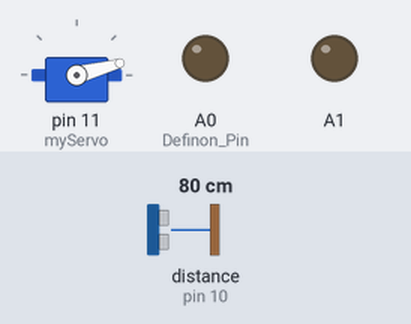
The sketch below on a simulated Arduino Uno, built with avr-gcc and run on an emulated ATmega328P. Parts: servo, output pins drawn as LEDs (lit = HIGH). Wiring (inferred from the names in the program): ultrasonic range finder: trigger pin 9; echo pin 10. The inputs (shaded band) are chosen by the test bench; at power-on: distance to the obstacle (sensor on pin 10) 80 cm. The echo pulse lasts 58.3 µs per cm; pins used as bus, display or sensor lines are not drawn; what the sketch prints to the serial monitor is not drawn.

Above: at 0.01 s.
1.3 s: distance to the obstacle (sensor on pin 10) set to 2 cm
At 2.2 s:
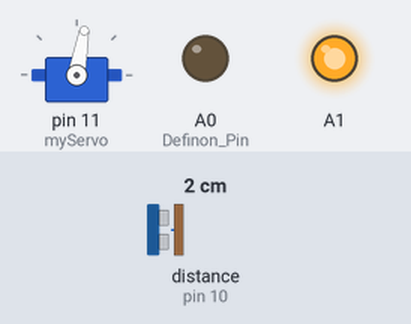
4.3 s: distance to the obstacle (sensor on pin 10) set to 24 cm
7.3 s: distance to the obstacle (sensor on pin 10) set to 29 cm
At 7.8 s:
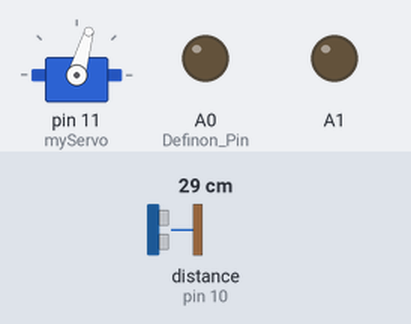
10.3 s: distance to the obstacle (sensor on pin 10) set to 9 cm
At 11.0 s:
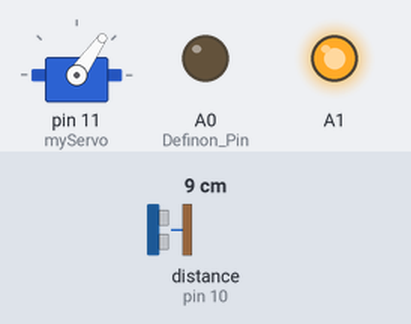
13.3 s: distance to the obstacle (sensor on pin 10) set to 35 cm
At 14.53 s:
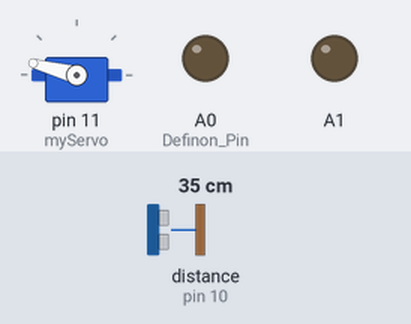
16.3 s: distance to the obstacle (sensor on pin 10) set to 4 cm
At 16.8 s:
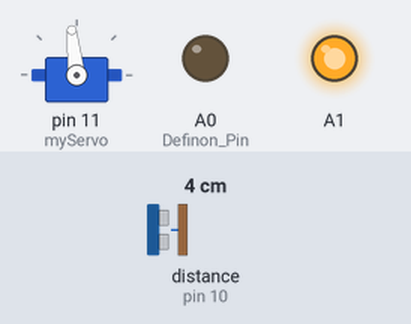
Timing chart, 0 to 20.3 s (numbered marks = the images above; inputs shaded):
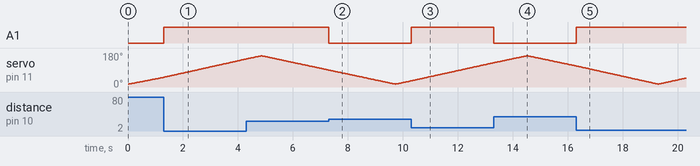

The sketch:

Radar_RTOS.ino
```cpp
#include <Servo.h> //E therret librarine e Servo

const int trigPin = 9;// Pin'i Trigg per senzorin US HC-SR04
const int echoPin = 10;// Pin'i Echo  per senzorin US HC-SR04

long Kohezgjatja;// Variabla per ruajtjen e kohezgjatjes
int Distanca;// Variabla per ruajtjen e Distancas

Servo myServo; // Krijon objektin per kontrollimin e Servo

void setup() {
  pinMode(trigPin, OUTPUT); // Definon Pin'in Trigg si dales
  pinMode(echoPin, INPUT); // Definon Pin'in Echo si hyres
  pinMode(A0, OUTPUT); // Definon Pin'in e Armeve si dales

  Serial.begin(9600);
  myServo.attach(11); // Definon Pin'in ku eshte lidhur Servo
}
void loop() {
  // Rotullon Servon prej 15 Shkalle deri ne 165 Shkalle
  for(int i=15;i<=165;i++){
  myServo.write(i);
  delay(30);
  Distanca = LlogaritDistancen();// Therret funksionin i cili do ta kalkuloje Distancan e pranuar nga senzori

  Serial.print(i); // Dergon shkallen e detektuar nga senzori per tu vizualizuar
  Serial.print(","); // Dergon nje simbol qe ti tregoje Processing se Shkalla u pranua dhe pregaditu per vleren tjeter
  Serial.print(Distanca); // Dergon Distancan e detektuar nga senzori per tu vizualizuar
  Serial.print("."); // Dergon nje simbol qe ti tregoje Processing se Distaca u pranua dhe nuk ka vlere tjeter qe duhet pranuar
  if ( Distanca<25 && Distanca> 0 ) { analogWrite(A1, 255); } //Sherben si interrapt me Prioritet
  if ( Distanca>25 ) { analogWrite(A1, 0); } //Sherben si interrapt me Prioritet
  }
  // Rotullon Servon prej 165 Shkalle deri ne 15 Shkalle
  for(int i=165;i>15;i--){
  myServo.write(i);
  delay(30);
  Distanca = LlogaritDistancen();
  Serial.print(i);
  Serial.print(",");
  Serial.print(Distanca);
  Serial.print(".");
  if ( Distanca<25 && Distanca> 0 ) { digitalWrite(A1, HIGH); }
  if ( Distanca>25 ) { digitalWrite(A1, LOW); }

} }
// Funksioni per llogaritjen e distances se pranuar nga senzori Ultrasonic
int LlogaritDistancen(){

  digitalWrite(trigPin, LOW);
  delayMicroseconds(2);
  // Dergon sinjal te Pin'i Trigg per 10 micro seconda
  digitalWrite(trigPin, HIGH);
  delayMicroseconds(10);
  digitalWrite(trigPin, LOW);
  Kohezgjatja = pulseIn(echoPin, HIGH); // Lexon Pin'in Echo dhe e kthen valen e tingullit ne micro seconda
  Distanca= Kohezgjatja*0.034/2;
  return Distanca;
}
```

Measured:
- the behaviour switches between 26 and 27 cm on distance to the obstacle (sensor on pin 10) (found by bisection; images 1 and 2)
- after the input at 1.3 s, A1: LOW → HIGH at once
- after the input at 7.3 s, A1: HIGH → LOW at once
- after the input at 10.3 s, A1: LOW → HIGH at once
- after the input at 13.3 s, A1: HIGH → LOW at once
- after the input at 16.3 s, A1: LOW → HIGH at once
